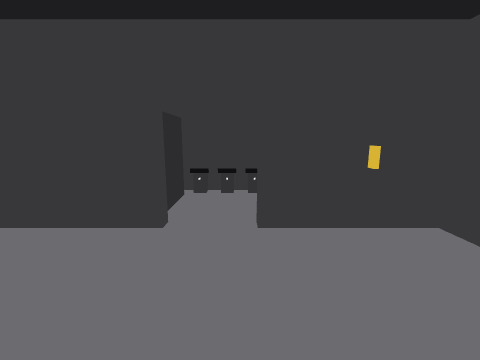
View 1 (above)

16 first-person views from a walk through a scene from a Unity 3-D project. The camera is 1.5 m above the floor, tilts 10° down and sees 90° across. The floor is counted in squares, 0.5 m on a side. Each view is taken from the middle of a square. On the plan, view 1 faces up. The plan holds only what a view shows up to about 19 squares ahead; the rest is blank. The player character is not drawn.

View 2
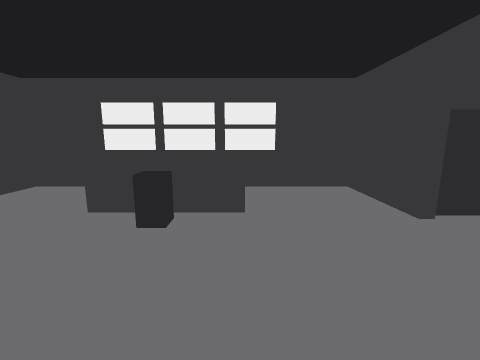

View 3
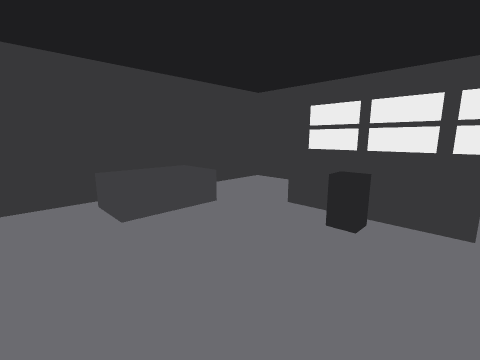

View 4
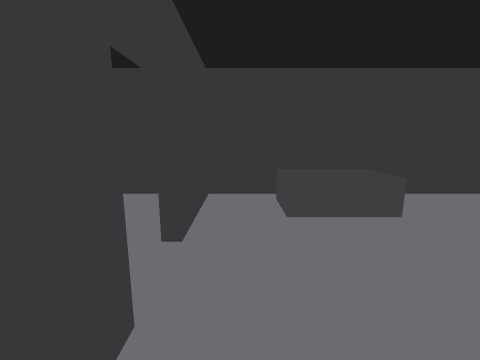

View 5
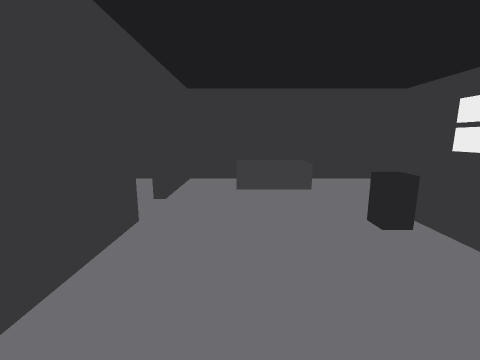

View 6
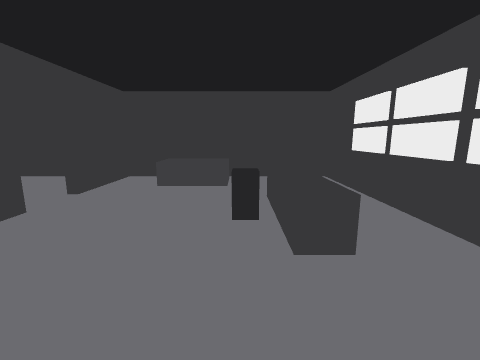

View 7
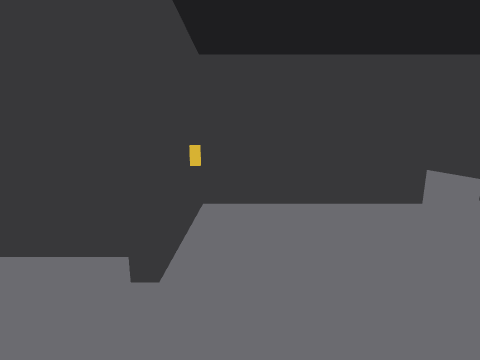

View 8
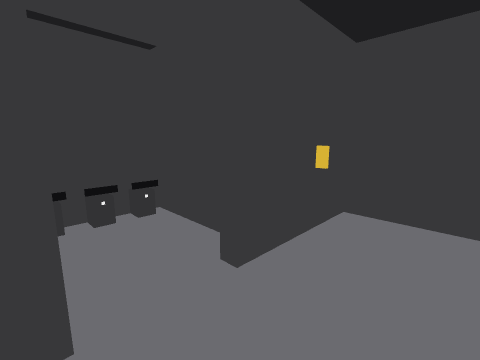

View 9
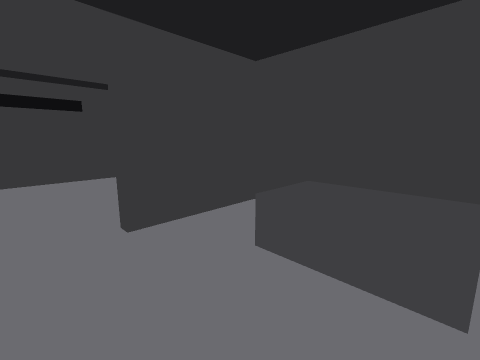

View 10
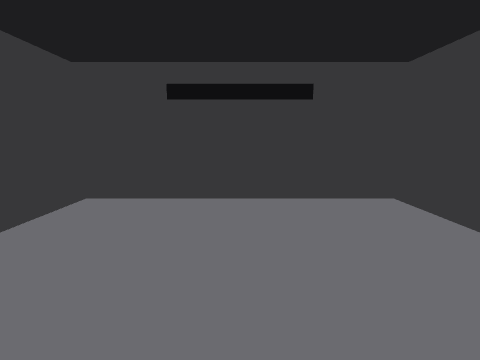

View 11
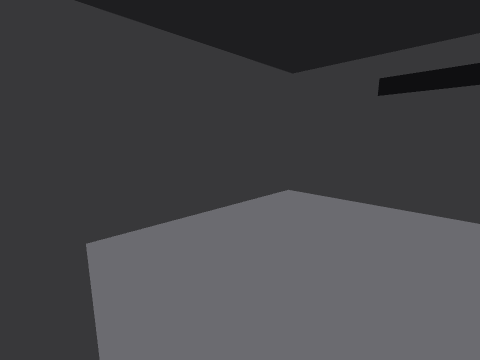

View 12
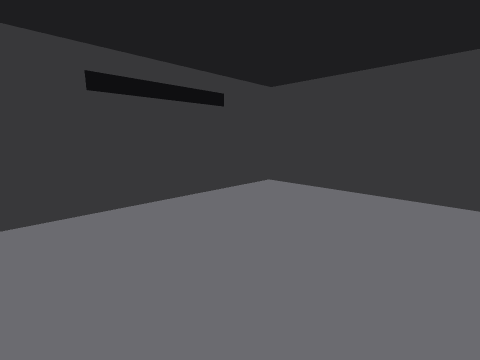

View 13
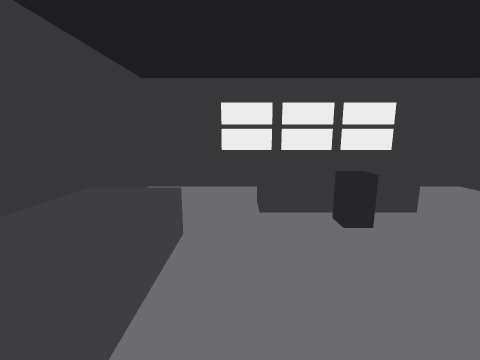

View 14
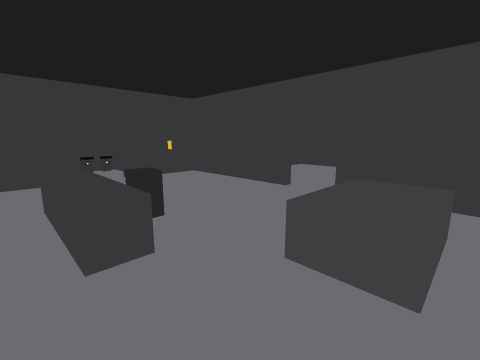

View 15
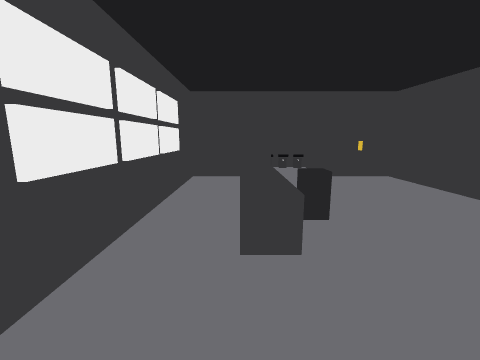

View 16
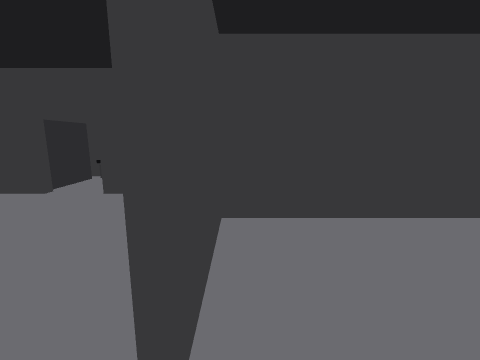

### Floor plan
Key: @ floor where view 1 was taken; # wall or solid block; . floor; ^ raised ledge; O other object.
Columns run from 9 left of view 1 to 19 right of it. Each row starts with its distance up from view 1.
 14      OOOOOOO
 13      OO    O
 12      OO    O
 11      OO    O
 10      OO    O
  9      OO    O
  8 #######...#######
  7 #...............#
  6 #...............#
  5 #...............#
  4 #...............#############
  3 #...............#...........#
  2 #...............#...........#
  1 #...^^..........#...........#
  0 #...^^...@......#...........#
 -1 #...^^..........#...........#
 -2 #...^^OO........#...........#
 -3 #...^^.O....................#
 -4 #...^^......................#
 -5 #...^^......................#
 -6 #...............#...........#
 -7 #...............#...........#
 -8 #.......OOOOO...#...........#
 -9 #.......OOOOO...#...........#
-10 #.......OOOOO...#...........#
-11 #.......OOOOO...#...........#
-12 #############################

Positions as (right, up) in squares from view 1, and headings:
1: (0, 0), facing up
2: (6, 1), facing left
3: (6, 1), facing down-left
4: (5, 1), facing down
5: (3, 6), facing down
6: (-2, 7), facing down
7: (-4, 6), facing right
8: (-3, 4), facing up-right
9: (-1, -3), facing down-right
10: (7, -4), facing right
11: (7, -4), facing up-right
12: (8, 2), facing down-right
13: (6, -6), facing left
14: (-6, -11), facing up-right
15: (-5, -11), facing up
16: (8, -5), facing up
